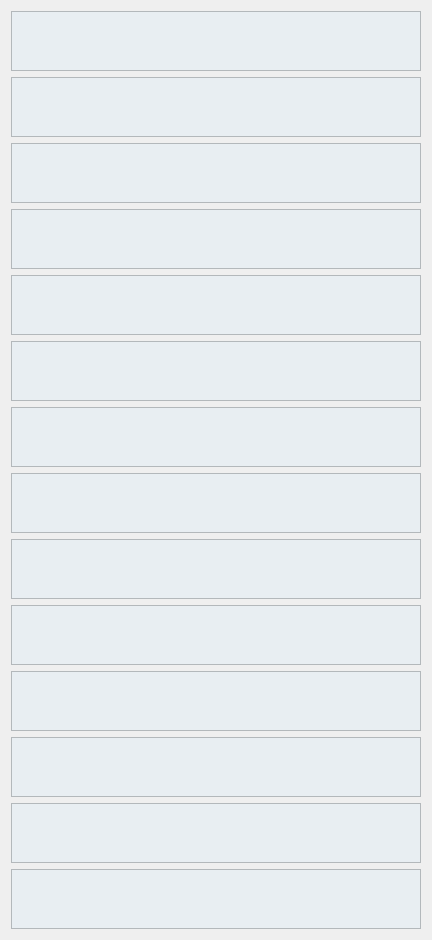
                         <widget class="QWidget" name="scrollAreaWidgetContents_7">
                          <property name="geometry">
                           <rect>
                            <x>0</x>
                            <y>0</y>
                            <width>428</width>
                            <height>936</height>
                           </rect>
                          </property>
                          <layout class="QVBoxLayout" name="verticalLayout_8">
                           <item>
                            <widget class="QGraphicsView" name="OffTraceView_1">
                             <property name="minimumSize">
                              <size>
                               <width>410</width>
                               <height>60</height>
                              </size>
                             </property>
                             <property name="maximumSize">
                              <size>
                               <width>16777215</width>
                               <height>60</height>
                              </size>
                             </property>
                             <property name="styleSheet">
                              <string notr="true">background-color: rgb(232, 238, 242);</string>
                             </property>
                            </widget>
                           </item>
                           <item>
                            <widget class="QGraphicsView" name="OffTraceView_2">
                             <property name="minimumSize">
                              <size>
                               <width>410</width>
                               <height>60</height>
                              </size>
                             </property>
                             <property name="maximumSize">
                              <size>
                               <width>16777215</width>
                               <height>60</height>
                              </size>
                             </property>
                             <property name="styleSheet">
                              <string notr="true">background-color: rgb(232, 238, 242);</string>
                             </property>
                            </widget>
                           </item>
                           <item>
                            <widget class="QGraphicsView" name="OffTraceView_3">
                             <property name="minimumSize">
                              <size>
                               <width>410</width>
                               <height>60</height>
                              </size>
                             </property>
                             <property name="maximumSize">
                              <size>
                               <width>16777215</width>
                               <height>60</height>
                              </size>
                             </property>
                             <property name="styleSheet">
                              <string notr="true">background-color: rgb(232, 238, 242);</string>
                             </property>
                            </widget>
                           </item>
                           <item>
                            <widget class="QGraphicsView" name="OffTraceView_5">
                             <property name="minimumSize">
                              <size>
                               <width>410</width>
                               <height>60</height>
                              </size>
                             </property>
                             <property name="maximumSize">
                              <size>
                               <width>16777215</width>
                               <height>60</height>
                              </size>
                             </property>
                             <property name="styleSheet">
                              <string notr="true">background-color: rgb(232, 238, 242);</string>
                             </property>
                            </widget>
                           </item>
                           <item>
                            <widget class="QGraphicsView" name="OffTraceView_4">
                             <property name="minimumSize">
                              <size>
                               <width>410</width>
                               <height>60</height>
                              </size>
                             </property>
                             <property name="maximumSize">
                              <size>
                               <width>16777215</width>
                               <height>60</height>
                              </size>
                             </property>
                             <property name="styleSheet">
                              <string notr="true">background-color: rgb(232, 238, 242);</string>
                             </property>
                            </widget>
                           </item>
                           <item>
                            <widget class="QGraphicsView" name="OffTraceView_6">
                             <property name="minimumSize">
                              <size>
                               <width>410</width>
                               <height>60</height>
                              </size>
                             </property>
                             <property name="maximumSize">
                              <size>
                               <width>16777215</width>
                               <height>60</height>
                              </size>
                             </property>
                             <property name="styleSheet">
                              <string notr="true">background-color: rgb(232, 238, 242);</string>
                             </property>
                            </widget>
                           </item>
                           <item>
                            <widget class="QGraphicsView" name="OffTraceView_10">
                             <property name="minimumSize">
                              <size>
                               <width>410</width>
                               <height>60</height>
                              </size>
                             </property>
                             <property name="maximumSize">
                              <size>
                               <width>16777215</width>
                               <height>60</height>
                              </size>
                             </property>
                             <property name="styleSheet">
                              <string notr="true">background-color: rgb(232, 238, 242);</string>
                             </property>
                            </widget>
                           </item>
                           <item>
                            <widget class="QGraphicsView" name="OffTraceView_7">
                             <property name="minimumSize">
                              <size>
                               <width>410</width>
                               <height>60</height>
                              </size>
                             </property>
                             <property name="maximumSize">
                              <size>
                               <width>16777215</width>
                               <height>60</height>
                              </size>
                             </property>
                             <property name="styleSheet">
                              <string notr="true">background-color: rgb(232, 238, 242);</string>
                             </property>
                            </widget>
                           </item>
                           <item>
                            <widget class="QGraphicsView" name="OffTraceView_12">
                             <property name="minimumSize">
                              <size>
                               <width>410</width>
                               <height>60</height>
                              </size>
                             </property>
                             <property name="maximumSize">
                              <size>
                               <width>16777215</width>
                               <height>60</height>
                              </size>
                             </property>
                             <property name="styleSheet">
                              <string notr="true">background-color: rgb(232, 238, 242);</string>
                             </property>
                            </widget>
                           </item>
                           <item>
                            <widget class="QGraphicsView" name="OffTraceView_8">
                             <property name="minimumSize">
                              <size>
                               <width>410</width>
                               <height>60</height>
                              </size>
                             </property>
                             <property name="maximumSize">
                              <size>
                               <width>16777215</width>
                               <height>60</height>
                              </size>
                             </property>
                             <property name="styleSheet">
                              <string notr="true">background-color: rgb(232, 238, 242);</string>
                             </property>
                            </widget>
                           </item>
                           <item>
                            <widget class="QGraphicsView" name="OffTraceView_9">
                             <property name="minimumSize">
                              <size>
                               <width>410</width>
                               <height>60</height>
                              </size>
                             </property>
                             <property name="maximumSize">
                              <size>
                               <width>16777215</width>
                               <height>60</height>
                              </size>
                             </property>
                             <property name="styleSheet">
                              <string notr="true">background-color: rgb(232, 238, 242);</string>
                             </property>
                            </widget>
                           </item>
                           <item>
                            <widget class="QGraphicsView" name="OffTraceView_11">
                             <property name="minimumSize">
                              <size>
                               <width>410</width>
                               <height>60</height>
                              </size>
                             </property>
                             <property name="maximumSize">
                              <size>
                               <width>16777215</width>
                               <height>60</height>
                              </size>
                             </property>
                             <property name="styleSheet">
                              <string notr="true">background-color: rgb(232, 238, 242);</string>
                             </property>
                            </widget>
                           </item>
                           <item>
                            <widget class="QGraphicsView" name="OffTraceView_13">
                             <property name="minimumSize">
                              <size>
                               <width>410</width>
                               <height>60</height>
                              </size>
                             </property>
                             <property name="maximumSize">
                              <size>
                               <width>16777215</width>
                               <height>60</height>
                              </size>
                             </property>
                             <property name="styleSheet">
                              <string notr="true">background-color: rgb(232, 238, 242);</string>
                             </property>
                            </widget>
                           </item>
                           <item>
                            <widget class="QGraphicsView" name="OffTraceView_14">
                             <property name="minimumSize">
                              <size>
                               <width>410</width>
                               <height>60</height>
                              </size>
                             </property>
                             <property name="maximumSize">
                              <size>
                               <width>16777215</width>
                               <height>60</height>
                              </size>
                             </property>
                             <property name="styleSheet">
                              <string notr="true">background-color: rgb(232, 238, 242);</string>
                             </property>
                            </widget>
                           </item>
                          </layout>
                         </widget>
